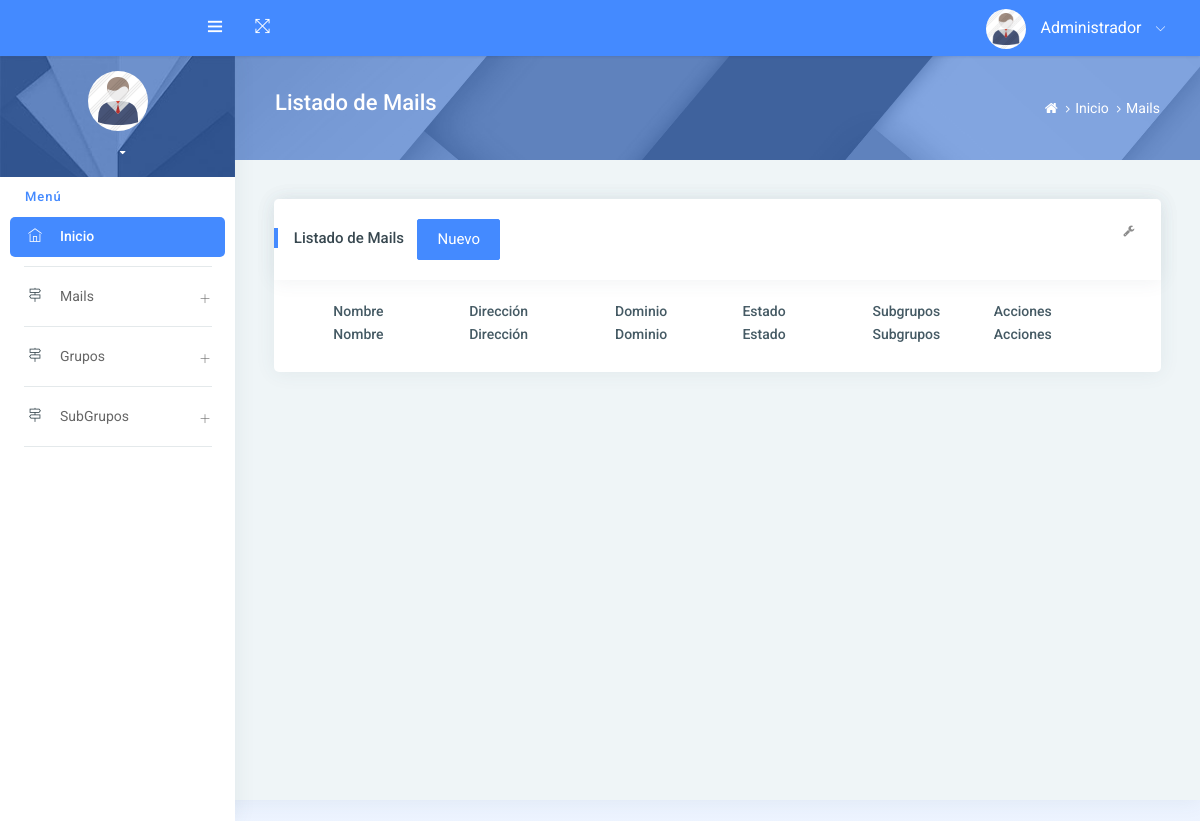
The page /mails on the database as committed earlier.
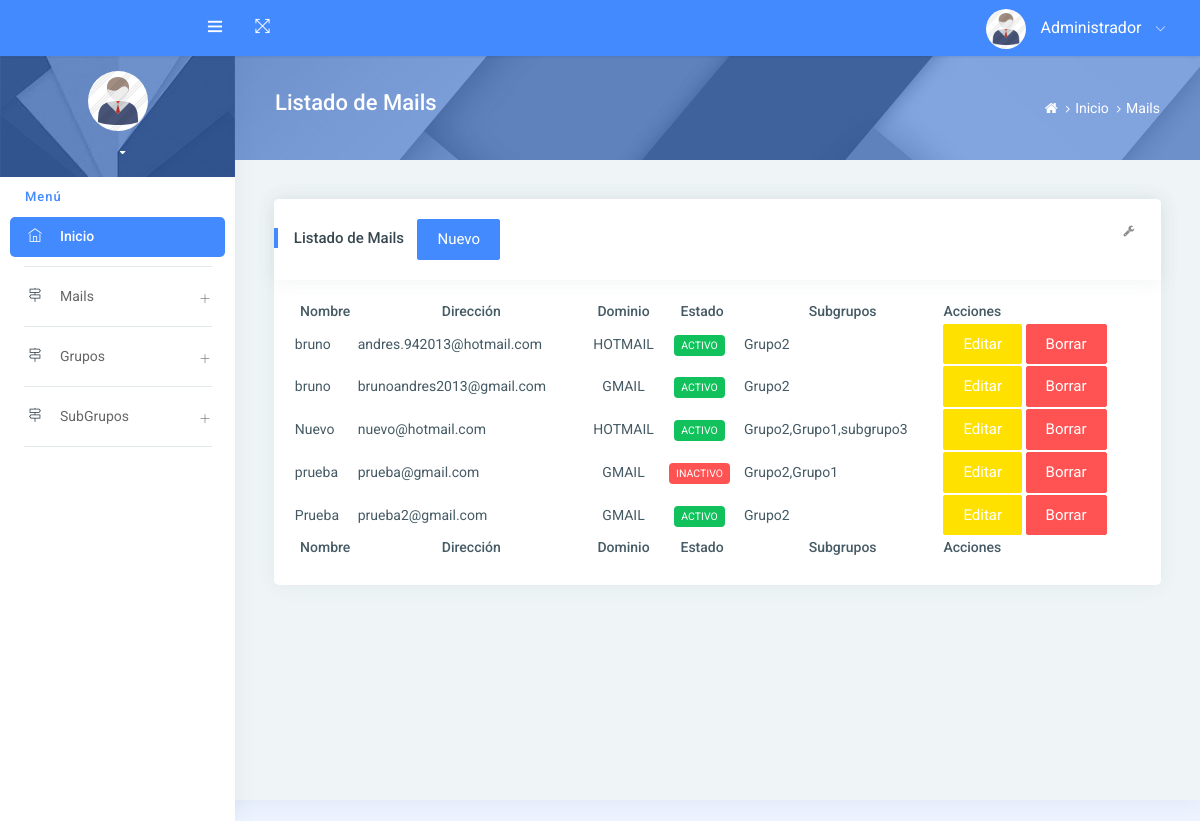
The same page on the database as committed later.
### tables this page shows
CREATE TABLE `mails` (
  `id` int(11) NOT NULL,
  `nombre` varchar(100) NOT NULL,
  `direccion` varchar(100) NOT NULL,
  `dominio` varchar(50) NOT NULL,
  `activo` tinyint(1) NOT NULL,
  `date` timestamp NOT NULL DEFAULT CURRENT_TIMESTAMP ON UPDATE CURRENT_TIMESTAMP
);

### index.php (called while the page is built, shortened)
<?php
require_once "controladores/controlador.mails.php";
require_once "modelos/modelo.mails.php";
$plantilla = new PlantillaControlador();
$plantilla -> ctrPlantilla();
?>

### controladores/controlador.plantilla.php (called while the page is built)
<?php
class PlantillaControlador{
	static public function ctrPlantilla(){
		include "vistas/plantilla.php";
	}
}
?>

### modelos/modelo.mails.php (called while the page is built, shortened)
<?php
class ModeloMails
{
  static public function mdlObtenerMails(){
    $link = Conexion::ConectarMysql();
    $query = "SELECT a.id,a.nombre,a.direccion,a.dominio,a.activo,GROUP_CONCAT(b.nombre) as subgrupos FROM mails a, subgrupos b, mails_subgrupos c WHERE a.id=c.id_mail AND b.id=c.id_subgrupo GROUP BY a.direccion";
    $sql = mysqli_query($link,$query);
    while ($filas = mysqli_fetch_assoc($sql)) {
      $mails[]=$filas;
    }
    return $mails;
  }
}
?>

### controladores/controlador.mails.php (called while the page is built, shortened)
<?php
class ControladorMails
{
    public function ctrMostrarMails(){
      $mails = ModeloMails::mdlObtenerMails();
      return $mails;
    }
}
?>

### vistas/modulos/mails.php (the view, shortened to what this page needs)
<div class="pcoded-content">
    <div class="page-header">
        <div class="page-block">
            <div class="row align-items-center">
                <div class="col-md-8">
                    <div class="page-header-title">
                        <h4 class="m-b-10">Listado de Mails</h4>
                    </div>
                </div>
                <div class="col-md-4">
                    <ul class="breadcrumb-title">
                        <li class="breadcrumb-item">
                            <a href="index.html"> <i class="fa fa-home"></i> </a>
                        </li>
                        <li class="breadcrumb-item"><a href="inicio">Inicio</a>
                        </li>
                        <li class="breadcrumb-item"><a href="mails">Mails</a>
                        </li>
                    </ul>
                </div>
            </div>
        </div>
    </div>
    <div class="pcoded-inner-content">
        <div class="main-body">
            <div class="page-wrapper">
                <div class="page-body">
                    <div class="card">
                        <div class="card-header">
                            <h5>Listado de Mails</h5>
                            <a href="nuevo-mail"><button type="button" class="btn btn-primary" name="button">Nuevo</button></a>
                            <div class="card-header-right">
                                <ul class="list-unstyled card-option">
                                    <li><i class="fa fa fa-wrench open-card-option"></i></li>
                                </ul>
                            </div>
                        </div>
                        <div class="card-block table-border-style">
                            <div class="table-responsive">
                              <table id="example" class="display tablas" style="width:100%">
                                <thead>
                                    <tr>
                                        <th style="text-align:center;">Nombre</th>
                                        <th style="text-align:center;">Dirección</th>
                                        <th style="text-align:center;">Dominio</th>
                                        <th style="text-align:center;">Estado</th>
                                        <th style="text-align:center;">Subgrupos</th>
                                        <th>Acciones</th>
                                    </tr>
                                </thead>
                                <tbody>
                                    <?php
                                    $mails = new ControladorMails();
                                    $mails = $mails -> ctrMostrarMails();
                                    foreach ($mails as $mail) {
                                      $id = $mail['id'];
                                      ?>
                                      <tr>
                                        <td><?php echo $mail['nombre']; ?></td>
                                        <td><?php echo $mail['direccion']; ?></td>
                                        <td style="text-align:center;"><?php echo $mail['dominio']; ?></td>
                                        <td style="text-align:center;"><?php if ($mail['activo']==1) {
                                          echo "<span class='label label-success'>ACTIVO</span>";
                                        } else {
                                          echo "<span class='label label-danger'>INACTIVO</span>";
                                        }?></td>
                                        <td><?php echo $mail['subgrupos']; ?></td>
                                        <td>
                                          <a href='index.php?ruta=editar-mail&id=<?php echo "$id"; ?>&nombre=<?php echo $mail['nombre']; ?>&descripcion=<?php echo $mail['direccion']; ?>'> <button type="submit" name="btnFormNuevoGrupo" class="btn btn-warning waves-effect waves-light">Editar</button></a>
                                          <a href="#"> <button type="submit" name="btnFormNuevoGrupo" class="btn btn-danger waves-effect waves-light btnEliminarMail" idMail="<?php echo $id; ?>">Borrar</button></a>
                                        </td>
                                      </tr>
                                  <?php } ?>
                                </tbody>
                                <tfoot>
                                    <tr>
                                      <th style="text-align:center;">Nombre</th>
                                      <th style="text-align:center;">Dirección</th>
                                      <th style="text-align:center;">Dominio</th>
                                      <th style="text-align:center;">Estado</th>
                                      <th style="text-align:center;">Subgrupos</th>
                                      <th>Acciones</th>
                                    </tr>
                                </tfoot>
                            </table>
                            </div>
                        </div>
                    </div>
                </div>
            </div>
        </div>
    </div>
</div>

### vistas/plantilla.php (shortened to what this page needs)
<!DOCTYPE html>
<html lang="es">
<head>
      <link rel="stylesheet" href="vistas/assets/pages/waves/css/waves.min.css" type="text/css" media="all">
      <link rel="stylesheet" type="text/css" href="vistas/assets/css/bootstrap/css/bootstrap.min.css">
      <link rel="stylesheet" href="vistas/assets/pages/waves/css/waves.min.css" type="text/css" media="all">
      <link rel="stylesheet" type="text/css" href="vistas/assets/icon/themify-icons/themify-icons.css">
      <link rel="stylesheet" type="text/css" href="vistas/assets/icon/font-awesome/css/font-awesome.min.css">
      <link rel="stylesheet" type="text/css" href="vistas/assets/css/jquery.mCustomScrollbar.css">
      <link rel="stylesheet" href="https://www.amcharts.com/lib/3/plugins/export/export.css" type="text/css" media="all" />
      <link rel="stylesheet" type="text/css" href="vistas/assets/css/style.css">
      <link rel="stylesheet" type="text/css" href="vistas/assets/css/jquery.dataTables.css">
      <link rel="stylesheet" type="text/css" href="vistas/assets/css/sweetalert.css">
      <link href="vistas/assets/css/summernote.css" rel="stylesheet">
      <link href="vistas/assets/css/bootstrap-toggle.min.css" rel="stylesheet">
  </head>
  <body>
  <div id="pcoded" class="pcoded">
      <div class="pcoded-container navbar-wrapper">
        <?php include 'modulos/navbarheader.php'; ?>
          <div class="pcoded-main-container">
              <div class="pcoded-wrapper">
                  <?php include 'modulos/navbarprofile.php'; ?>
                  <?php
                  if(isset($_GET["ruta"])){
                      if($_GET["ruta"] == "inicio" ||
                         $_GET["ruta"] == "grupos" ||
                         $_GET["ruta"] == "nuevo-grupo" ||
                         $_GET["ruta"] == "editar-grupo" ||
                         $_GET["ruta"] == "subgrupos" ||
                         $_GET["ruta"] == "nuevo-subgrupo" ||
                         $_GET["ruta"] == "editar-subgrupo" ||
                         $_GET["ruta"] == "mails" ||
                         $_GET["ruta"] == "nuevo-mail" ||
                         $_GET["ruta"] == "editar-mail" ||
                         $_GET["ruta"] == "detalle" ||
                         $_GET["ruta"] == "bat" ||
                         $_GET["ruta"] == "configuracion"){
                        include "modulos/".$_GET["ruta"].".php";
                      }elseif ($_GET["ruta"] == "login") {
                        echo "<script>
                            window.location.replace('login.php');
                              </script>
                        ";
                      }
                      else{
                        include "modulos/404.php";
                      }
                    }else{
                      include "modulos/inicio.php";
                    }
                  ?>
                </div>
            </div>
        </div>
    </div>
</body>
</html>

### vistas/modulos/navbarheader.php (shortened to what this page needs)
<nav class="navbar header-navbar pcoded-header">
    <div class="navbar-wrapper">
        <div class="navbar-logo">
            <a class="mobile-menu waves-effect waves-light" id="mobile-collapse" href="#!">
                <i class="ti-menu"></i>
            </a>
        </div>
        <div class="navbar-container container-fluid">
            <ul class="nav-left">
                <li>
                    <a href="#!" onclick="javascript:toggleFullScreen()" class="waves-effect waves-light">
                        <i class="ti-fullscreen"></i>
                    </a>
                </li>
            </ul>
            <ul class="nav-right">
                <li class="user-profile header-notification">
                    <a href="#!" class="waves-effect waves-light">
                        <img src="vistas/assets/images/avatar-4.png" class="img-radius" alt="User-Profile-Image">
                        <span>Administrador</span>
                        <i class="ti-angle-down"></i>
                    </a>
                </li>
            </ul>
        </div>
    </div>
</nav>

### vistas/modulos/navbarprofile.php (shortened to what this page needs)
<nav class="pcoded-navbar">
    <div class="pcoded-inner-navbar main-menu">
        <div class="">
            <div class="main-menu-header">
                <img class="img-80 img-radius" src="vistas/assets/images/avatar-4.png" alt="User-Profile-Image">
                <div class="user-details">
                    <span id="more-details"><i class="fa fa-caret-down"></i></span>
                </div>
            </div>
        </div>
        <div class="pcoded-navigation-label" data-i18n="nav.category.navigation">Menú</div>
        <ul class="pcoded-item pcoded-left-item">
            <li class="active">
                <a href="inicio" class="waves-effect waves-dark">
                    <span class="pcoded-micon"><i class="ti-home"></i><b>D</b></span>
                    <span class="pcoded-mtext" data-i18n="nav.dash.main">Inicio</span>
                </a>
            </li>
        </ul>
        <ul class="pcoded-item pcoded-left-item">
            <li class="pcoded-hasmenu ">
                <a href="javascript:void(0)" class="waves-effect waves-dark">
                    <span class="pcoded-micon"><i class="ti-direction-alt"></i><b>M</b></span>
                    <span class="pcoded-mtext" data-i18n="nav.menu-levels.main">Mails</span>
                </a>
            </li>
        </ul>
        <ul class="pcoded-item pcoded-left-item">
            <li class="pcoded-hasmenu ">
                <a href="javascript:void(0)" class="waves-effect waves-dark">
                    <span class="pcoded-micon"><i class="ti-direction-alt"></i><b>M</b></span>
                    <span class="pcoded-mtext" data-i18n="nav.menu-levels.main">Grupos</span>
                </a>
            </li>
        </ul>
        <ul class="pcoded-item pcoded-left-item">
            <li class="pcoded-hasmenu ">
                <a href="javascript:void(0)" class="waves-effect waves-dark">
                    <span class="pcoded-micon"><i class="ti-direction-alt"></i><b>M</b></span>
                    <span class="pcoded-mtext" data-i18n="nav.menu-levels.main">SubGrupos</span>
                </a>
            </li>
        </ul>
    </div>
</nav>

Rows that differ between the two databases and show on the page:
added mails: nombre "bruno", direccion "andres.942013@hotmail.com", dominio "HOTMAIL", activo "ACTIVO", subgrupos "Grupo2"
added mails: nombre "bruno", direccion "brunoandres2013@gmail.com", dominio "GMAIL", activo "ACTIVO", subgrupos "Grupo2"
added mails: nombre "Nuevo", direccion "nuevo@hotmail.com", dominio "HOTMAIL", activo "ACTIVO", subgrupos "Grupo2,Grupo1,subgrupo3"
added mails: nombre "prueba", direccion "prueba@gmail.com", dominio "GMAIL", activo "INACTIVO", subgrupos "Grupo2,Grupo1"
added mails: nombre "Prueba", direccion "prueba2@gmail.com", dominio "GMAIL", activo "ACTIVO", subgrupos "Grupo2"
